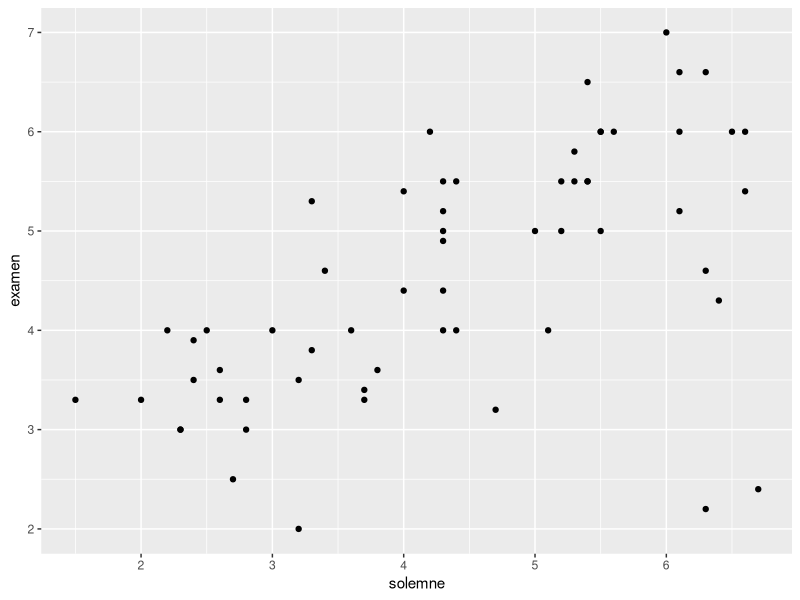
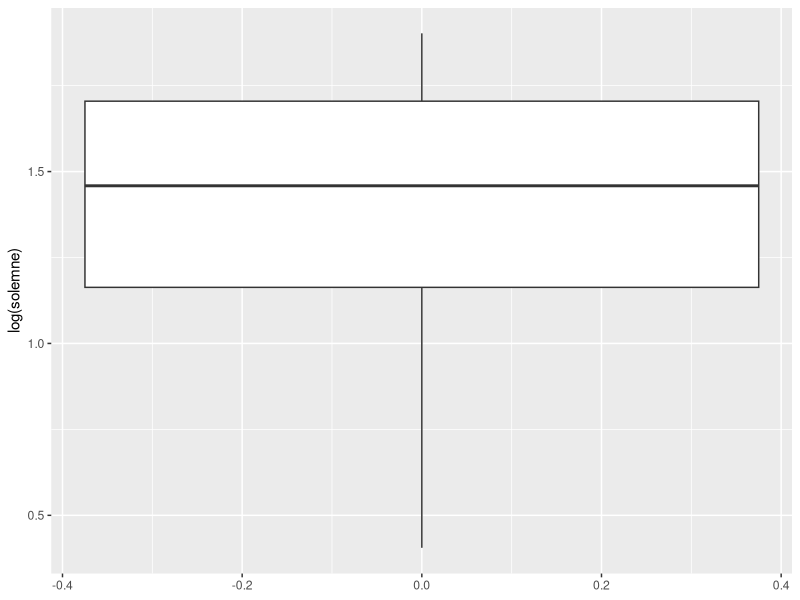
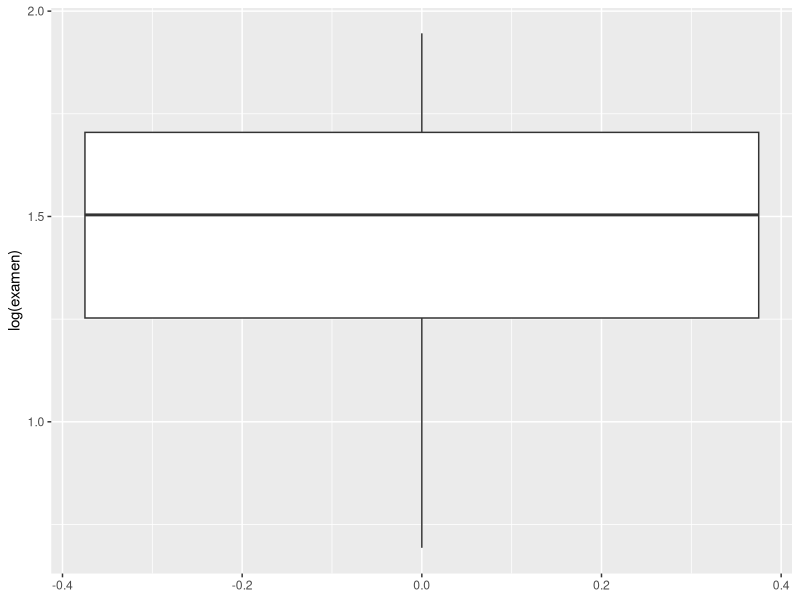
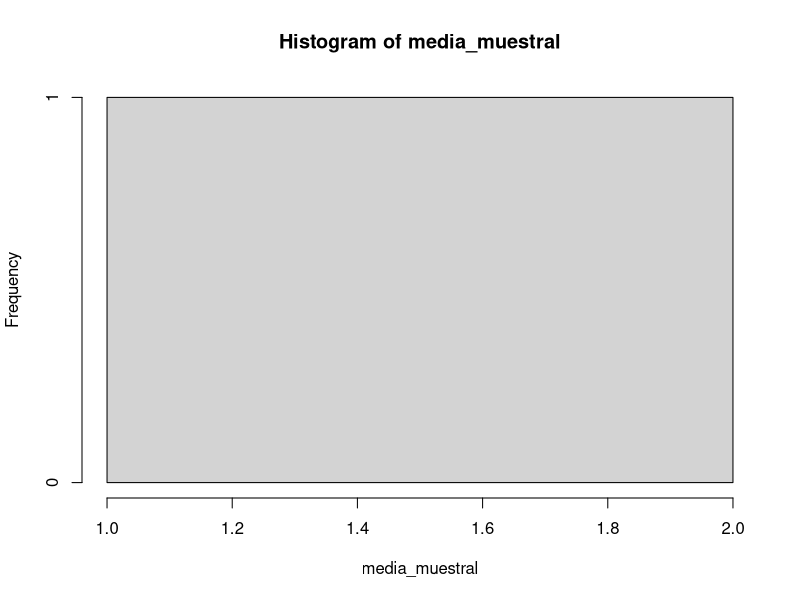

These figures' R source, in order:
library(readxl)
library(ggplot2)
library(dplyr)


# 1) Use la funcion read_excel para importar la base de datos "nombres60.xlsx" 
#    guarde el tibble resultante un objeto de nombre "notas"
notas <- read_excel(  "nombres60.xlsx"  )


# 2) Cree un diagrama de dispersión, con las notas de la prueba
# solemne en el eje horizontal y las del examen en el eje vertical
# Puede usar los grafico de base o los de ggplot2 
print(notas)
ggplot(data = notas) +
  geom_point(aes(solemne, examen))

# 3) Cree dos diagramas boxplot: uno para las notas de la solemne
# y otro para las notas del examen
# Puede usar los grafico de base o los de ggplot2 
ggplot(data=notas)+
  geom_boxplot(aes(y=log(solemne)))
ggplot(data = notas)+
  geom_boxplot(aes(y=log(examen)))
# 4) Compute la media de las notas de la  prueba solemne y 
# la desviacion estándar de las notas de examen 
library(dplyr)
notas %>%
  summarise(n_estudiantes = n(),
            media_final = mean(solemne),
            desv_est_final = sd(examen))

# 5) Compute los quantiles 0.25 y 0.75 de las notas del examen
notas %>% summarise(n_estudiantes=n(), quantil_0.25 = quantile(examen,0.25))
notas %>% summarise(n_estudiantes=n(), quantil_0.75 = quantile(examen,0.75))

# 6) Cree una nueva tibble que contenga unicamente las observaciones
# de las personas que obtuvieron un 4 o más en el examen
# azul en el examen opcion 1
notas %>%
  filter(examen > 4) %>%
  select(c("apellido","examen"))
# 7) Compute la proporcion de gente que obtuvo un azul en el examen
# azul en el examen opcion 2
n <- 60
azul <- 40
azules_totales <- function(variables)(azul/n)
print(azules_totales())

# 8) Suponga que tiene una población de 10000 observaciones provemientes
# de una distribución exponencial con valor esperado igual a 1. Suponga que 
# de exta poblacion extraemos muestras de tamaño igual a 25 observaciones. 
# Cree un histograma de las medias muestrales y calcule la desviación 
# estándar de las medias muestrales. Utilice 500 muestras para el histograma y
# eñ  cálculo de la desviación estándar de la media muestral.
muestras <- 25
n <- 10000
set.seed(12345)
poblacion <- rexp(10000, rate = 1)
vector_con_medias <- vector(mode = "numeric", length = muestras)
for (i in 1:muestras) {
  esta_muestra <- sample(poblacion, size = n)
  media_muestral <- mean(esta_muestra)
  vector_con_medias[i] <- media_muestral
}
hist(media_muestral)
# 9) Repita el ejercicio anterior, pero esta vez tome muestras de tamaño igual 250.
# Es ahora la desviación estándar de la media muestral  mayor o menor 
# a la del ejercicio anterior?

